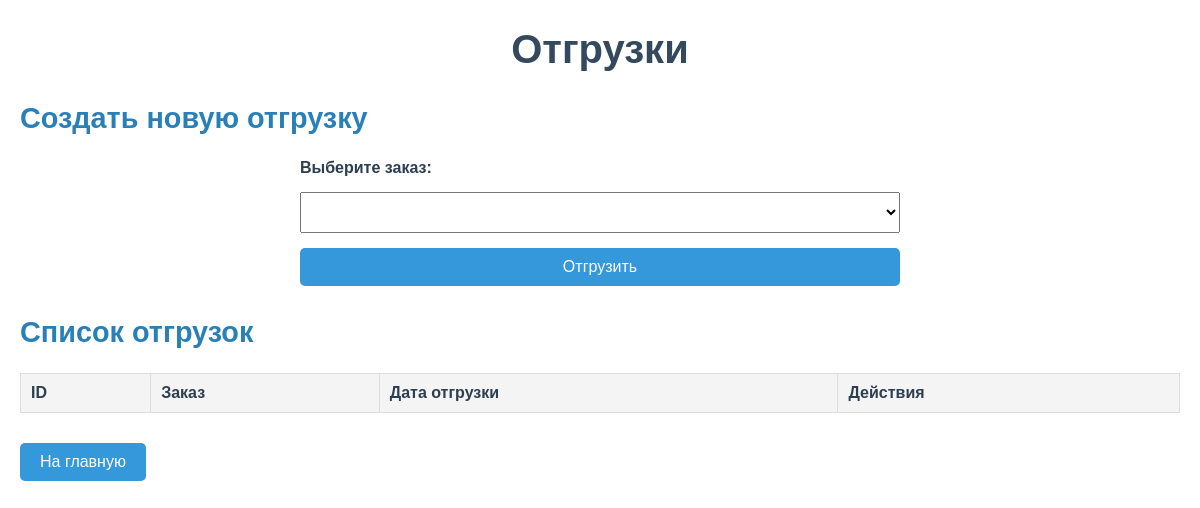
The page /shipments on the database as committed earlier.
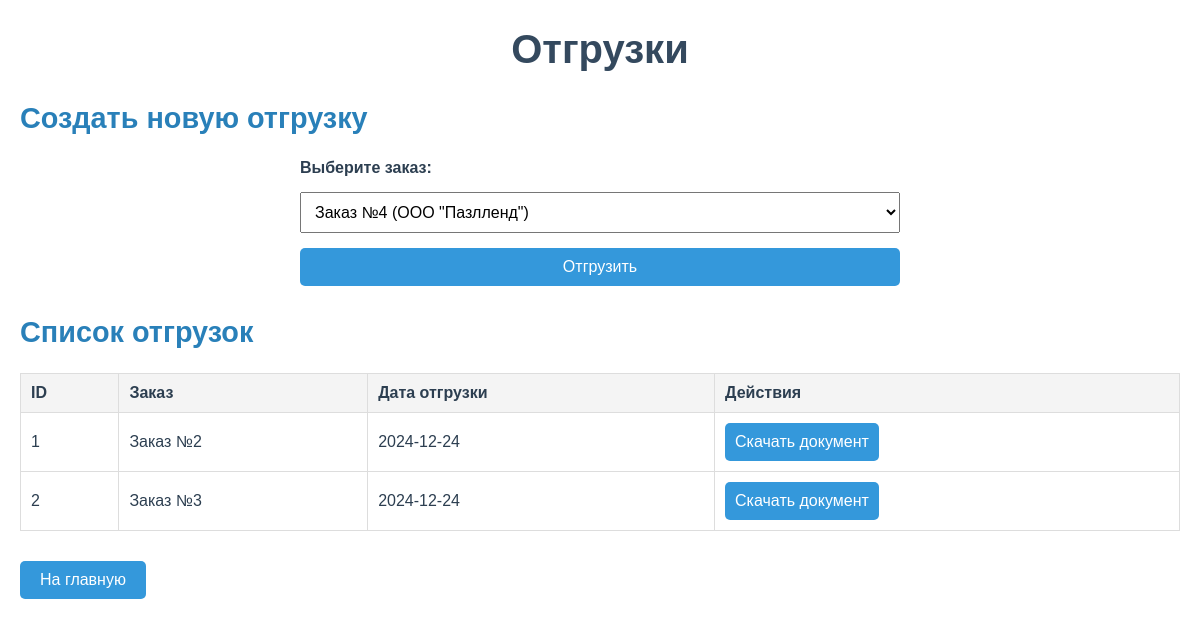
The same page on the database as committed later.
### app.py (models this page shows)
class Shipment(Base):
    __tablename__ = 'shipments'
    id = Column(Integer, primary_key=True)
    order_id = Column(Integer, ForeignKey('orders.id'), nullable=False)
    shipment_date = Column(Date, default=datetime.now, nullable=False)
    order = relationship("Order", backref="shipments")

class Order(Base):
    __tablename__ = 'orders'
    id = Column(Integer, primary_key=True)
    client_id = Column(Integer, ForeignKey('clients.id'), nullable=False)
    status = Column(
        Enum('Черновик', 'Подтверждён', 'На производстве', 'Готов к отгрузке', 'Отгружен клиенту', name='order_status'),
        nullable=False, default='Черновик')
    order_date = Column(Date, default=datetime.now, nullable=False)
    delivery_date = Column(Date, nullable=True)
    client = relationship("Client", backref="orders")

### app.py (the view, shortened to what this page needs)
@app.route('/shipments', methods=['GET', 'POST'])
def shipments_page():
    shipments = session.query(Shipment).all()
    orders = session.query(Order).filter(Order.status == 'Готов к отгрузке').all()
    return render_template('shipments.html', shipments=shipments, orders=orders)

### templates/shipments.html (shortened to what this page needs)
<!DOCTYPE html>
<html lang="en">
<head>
</head>
<body>
    <h1>Отгрузки</h1>
    <h2>Создать новую отгрузку</h2>
    <form method="POST">
        <label for="order_id">Выберите заказ:</label>
        <select id="order_id" name="order_id" required>
            {% for order in orders %}
            <option value="{{ order.id }}">Заказ №{{ order.id }} ({{ order.client.name }})</option>
            {% endfor %}
        </select>
        <button type="submit">Отгрузить</button>
    </form>
    <h2>Список отгрузок</h2>
    <table>
        <thead>
            <tr>
                <th>ID</th>
                <th>Заказ</th>
                <th>Дата отгрузки</th>
                <th>Действия</th>
            </tr>
        </thead>
        <tbody>
            {% for shipment in shipments %}
            <tr>
                <td>{{ shipment.id }}</td>
                <td>Заказ №{{ shipment.order.id }}</td>
                <td>{{ shipment.shipment_date }}</td>
                <td>
                    <div class="actions">
                        <a href="/shipment/{{ shipment.id }}/generate" style="padding: 10px; background-color: #3498db; color: white; text-decoration: none; border-radius: 5px;">Скачать документ</a>
                    </div>
                </td>
            </tr>
            {% endfor %}
        </tbody>
    </table>
    <a href="/" class="back-btn">На главную</a>
</body>
</html>

Rows that differ between the two databases and show on the page:
added Shipment: id "1", order.id "2", shipment_date "2024-12-24"
added Shipment: id "2", order.id "3", shipment_date "2024-12-24"
Other text that changed with them:
form field order_id: (not shown) → "Заказ №4 (ООО \"Пазлленд\")"
